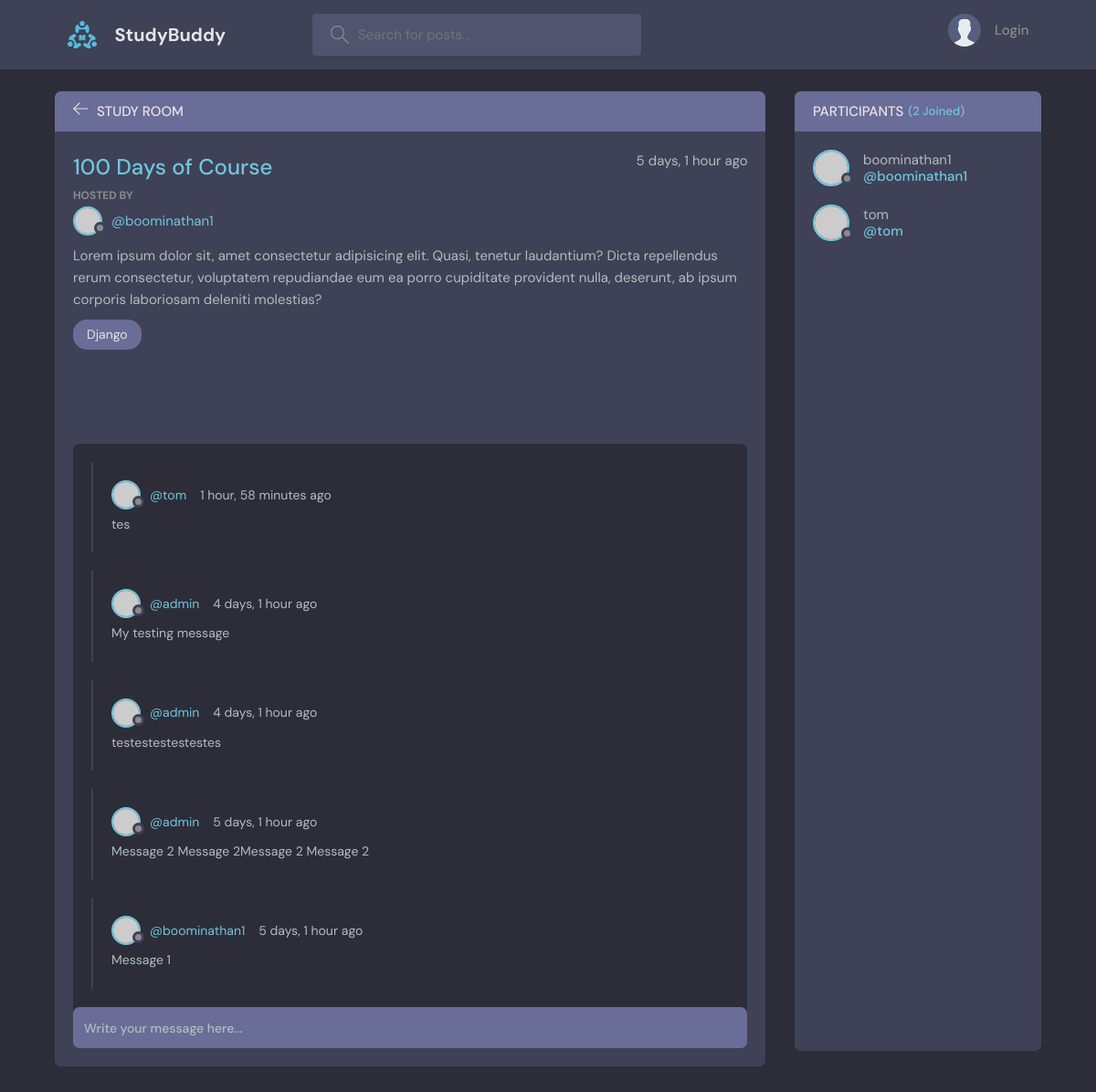
Page /room/2/ on the committed database.
### base/models.py (models this page shows, shortened)
class Room(models.Model):
    host = models.ForeignKey(User, on_delete=models.SET_NULL,null=True)
    topic = models.ForeignKey(Topic, on_delete=models.SET_NULL,null=True)
    name = models.CharField(max_length=200)
    description = models.TextField(null=True, blank=True)
    participants = models.ManyToManyField(User, related_name='participants',blank=True)
    updated = models.DateField(auto_now=True)
    created = models.DateField(auto_now_add=True)
    class Meta:
        ordering = ['-updated','-created']

class Topic(models.Model):
    name = models.CharField(max_length=200)
    def __str__(self):
        return self.name

class Message (models.Model):
    user = models.ForeignKey(User, on_delete=models.CASCADE)
    room = models.ForeignKey(Room, on_delete=models.CASCADE)
    body = models.TextField(null=True)
    updated = models.DateField(auto_now=True)
    created = models.DateField(auto_now_add=True)
    def __str__(self):
        return self.body[0:50]

### base/views.py (the view, shortened to what this page needs)
# urls.py: path('room/<str:pk>/',views.room,name="room"),
def room(request, pk):
    room = Room.objects.get(id=pk)
    room_messages = room.message_set.all().order_by('-created')
    participants = room.participants.all()
    print(participants)
    context = {'room': room, 'room_messages': room_messages,
               'participants': participants}
    return render(request, 'base/room.html', context)

### base/templates/base/room.html (shortened to what this page needs)
{% extends "main.html" %} {% block content %}
<main class="profile-page layout layout--2">
  <div class="container">
    <div class="room">
      <div class="room__top">
        <div class="room__topLeft">
          <a href="{% url "home" %}">
            <svg
              version="1.1"
              xmlns="http://www.w3.org/2000/svg"
              width="32"
              height="32"
              viewBox="0 0 32 32"
            >
              <title>arrow-left</title>
              <path
                d="M13.723 2.286l-13.723 13.714 13.719 13.714 1.616-1.611-10.96-10.96h27.625v-2.286h-27.625l10.965-10.965-1.616-1.607z"
              ></path>
            </svg>
          </a>
          <h3>Study Room</h3>
        </div>
      </div>
      <div class="room__box scroll">
        <div class="room__header scroll">
          <div class="room__info">
            <h3>{{room.name}}</h3>
            <span>{{room.created|timesince}} ago</span>
          </div>
          <div class="room__hosted">
            <p>Hosted By</p>
            <a href="{% url "user-profile" room.host.id %}" class="room__author">
              <div class="avatar avatar--small">
                <img src="https://randomuser.me/api/portraits/men/37.jpg" />
              </div>
              <span>@{{room.host.username}}</span>
            </a>
          </div>
          <div class="room__details">
            Lorem ipsum dolor sit, amet consectetur adipisicing elit. Quasi,
            tenetur laudantium? Dicta repellendus rerum consectetur, voluptatem
            repudiandae eum ea porro cupiditate provident nulla, deserunt, ab
            ipsum corporis laboriosam deleniti molestias?
          </div>
          <span class="room__topics">{{room.topic}}</span>
        </div>
        <div class="room__conversation">
          <div class="threads scroll">
            {% for message in room_messages %}
            <div class="thread">
              <div class="thread__top">
                <div class="thread__author">
                  <a href="{% url "user-profile" message.user.id %}" class="thread__authorInfo">
                    <div class="avatar avatar--small">
                      <img
                        src="https://randomuser.me/api/portraits/men/37.jpg"
                      />
                    </div>
                    <span>@{{message.user}}</span>
                  </a>
                  <span class="thread__date">{{message.created|timesince}} ago</span>
                </div>
              </div>
              <div class="thread__details">
               {{message}}
              </div>
            </div>
          {% endfor %}
          </div>
        </div>
      </div>
      <div class="room__message">
        <form action="" method="POST">
          <input name="body" placeholder="Write your message here..." />
        </form>
      </div>
    </div>
    <div class="participants">
      <h3 class="participants__top">Participants <span>({{participants.count}} Joined)</span></h3>
      <div class="participants__list scroll">
        {% for user in participants %}
        <a href="{% url "user-profile" user.id%}" class="participant">
          <div class="avatar avatar--medium">
            <img src="https://randomuser.me/api/portraits/men/37.jpg" />
          </div>
          <p>
            {{user}}
            <span>@{{user.username}}</span>
          </p>
        </a>
        {% endfor %}
      </div>
    </div>
  </div>
</main>
{% endblock %}

### rows in the picture
Room: name "100 Days of Course", created "5 days, 1 hour", host.username "boominathan1", topic "Django"
Message: user "tom", created "1 hour, 58 minutes", body "tes"
Message: user "admin", created "4 days, 1 hour", body "My testing message"
Message: user "admin", created "4 days, 1 hour", body "testestestestestes"
Message: user "admin", created "5 days, 1 hour", body "Message 2 Message 2Message 2 Message 2"
Message: user "boominathan1", created "5 days, 1 hour", body "Message 1"

### other values in the picture
{{ participants.count }} "2"
{{ user }} "boominathan1"
{{ user.username }} "boominathan1"
{{ user }} "tom"
{{ user.username }} "tom"
